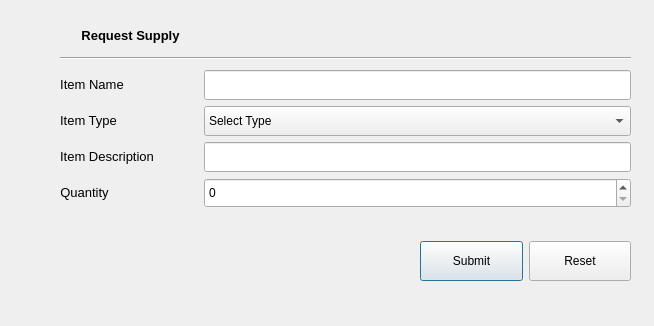
<?xml version="1.0" encoding="UTF-8"?>
<ui version="4.0">
 <class>RequestSupplyPopup</class>
 <widget class="QDialog" name="RequestSupplyPopup">
  <property name="geometry">
   <rect>
    <x>0</x>
    <y>0</y>
    <width>654</width>
    <height>326</height>
   </rect>
  </property>
  <property name="windowTitle">
   <string>Dialog</string>
  </property>
  <widget class="QWidget" name="layoutWidget">
   <property name="geometry">
    <rect>
     <x>60</x>
     <y>70</y>
     <width>571</width>
     <height>143</height>
    </rect>
   </property>
   <layout class="QFormLayout" name="formLayout">
    <property name="horizontalSpacing">
     <number>50</number>
    </property>
    <item row="0" column="0">
     <widget class="QLabel" name="item_name_label">
      <property name="minimumSize">
       <size>
        <width>0</width>
        <height>30</height>
       </size>
      </property>
      <property name="text">
       <string>&lt;html&gt;&lt;head/&gt;&lt;body&gt;&lt;p align=&quot;center&quot;&gt;&lt;span style=&quot; font-size:10pt;&quot;&gt;Item Name&lt;/span&gt;&lt;/p&gt;&lt;/body&gt;&lt;/html&gt;</string>
      </property>
     </widget>
    </item>
    <item row="0" column="1">
     <widget class="QLineEdit" name="lineEdit_item_name">
      <property name="minimumSize">
       <size>
        <width>0</width>
        <height>30</height>
       </size>
      </property>
     </widget>
    </item>
    <item row="1" column="0">
     <widget class="QLabel" name="item_type_label">
      <property name="minimumSize">
       <size>
        <width>0</width>
        <height>30</height>
       </size>
      </property>
      <property name="text">
       <string>&lt;html&gt;&lt;head/&gt;&lt;body&gt;&lt;p align=&quot;center&quot;&gt;&lt;span style=&quot; font-size:10pt;&quot;&gt;Item Type&lt;/span&gt;&lt;/p&gt;&lt;/body&gt;&lt;/html&gt;</string>
      </property>
     </widget>
    </item>
    <item row="1" column="1">
     <widget class="QComboBox" name="comboBox_item_type">
      <property name="minimumSize">
       <size>
        <width>0</width>
        <height>30</height>
       </size>
      </property>
      <item>
       <property name="text">
        <string>Select Type</string>
       </property>
      </item>
      <item>
       <property name="text">
        <string>Regular</string>
       </property>
      </item>
      <item>
       <property name="text">
        <string>Medical</string>
       </property>
      </item>
     </widget>
    </item>
    <item row="2" column="0">
     <widget class="QLabel" name="item_description_label">
      <property name="minimumSize">
       <size>
        <width>0</width>
        <height>30</height>
       </size>
      </property>
      <property name="text">
       <string>&lt;html&gt;&lt;head/&gt;&lt;body&gt;&lt;p align=&quot;center&quot;&gt;&lt;span style=&quot; font-size:10pt;&quot;&gt;Item Description&lt;/span&gt;&lt;/p&gt;&lt;/body&gt;&lt;/html&gt;</string>
      </property>
     </widget>
    </item>
    <item row="2" column="1">
     <widget class="QLineEdit" name="lineEdit_item_desc">
      <property name="minimumSize">
       <size>
        <width>0</width>
        <height>30</height>
       </size>
      </property>
     </widget>
    </item>
    <item row="3" column="0">
     <widget class="QLabel" name="quantity_label">
      <property name="minimumSize">
       <size>
        <width>0</width>
        <height>30</height>
       </size>
      </property>
      <property name="text">
       <string>&lt;html&gt;&lt;head/&gt;&lt;body&gt;&lt;p align=&quot;center&quot;&gt;&lt;span style=&quot; font-size:10pt;&quot;&gt;Quantity&lt;/span&gt;&lt;/p&gt;&lt;/body&gt;&lt;/html&gt;</string>
      </property>
     </widget>
    </item>
    <item row="3" column="1">
     <widget class="QSpinBox" name="spinbox_quantity">
      <property name="minimumSize">
       <size>
        <width>0</width>
        <height>30</height>
       </size>
      </property>
      <property name="maximum">
       <number>1000</number>
      </property>
     </widget>
    </item>
   </layout>
  </widget>
  <widget class="QWidget" name="layoutWidget">
   <property name="geometry">
    <rect>
     <x>420</x>
     <y>240</y>
     <width>211</width>
     <height>42</height>
    </rect>
   </property>
   <layout class="QHBoxLayout" name="horizontalLayout">
    <item>
     <widget class="QPushButton" name="pushButton_submit">
      <property name="minimumSize">
       <size>
        <width>0</width>
        <height>40</height>
       </size>
      </property>
      <property name="text">
       <string>Submit</string>
      </property>
     </widget>
    </item>
    <item>
     <widget class="QPushButton" name="pushButton_reset">
      <property name="minimumSize">
       <size>
        <width>0</width>
        <height>40</height>
       </size>
      </property>
      <property name="text">
       <string>Reset</string>
      </property>
     </widget>
    </item>
   </layout>
  </widget>
  <widget class="QLabel" name="label_5">
   <property name="geometry">
    <rect>
     <x>50</x>
     <y>20</y>
     <width>161</width>
     <height>31</height>
    </rect>
   </property>
   <property name="text">
    <string>&lt;html&gt;&lt;head/&gt;&lt;body&gt;&lt;p align=&quot;center&quot;&gt;&lt;span style=&quot; font-size:10pt; font-weight:600;&quot;&gt;Request Supply&lt;/span&gt;&lt;/p&gt;&lt;/body&gt;&lt;/html&gt;</string>
   </property>
  </widget>
  <widget class="Line" name="line">
   <property name="geometry">
    <rect>
     <x>60</x>
     <y>50</y>
     <width>571</width>
     <height>16</height>
    </rect>
   </property>
   <property name="orientation">
    <enum>Qt::Horizontal</enum>
   </property>
  </widget>
 </widget>
 <resources/>
 <connections/>
</ui>
